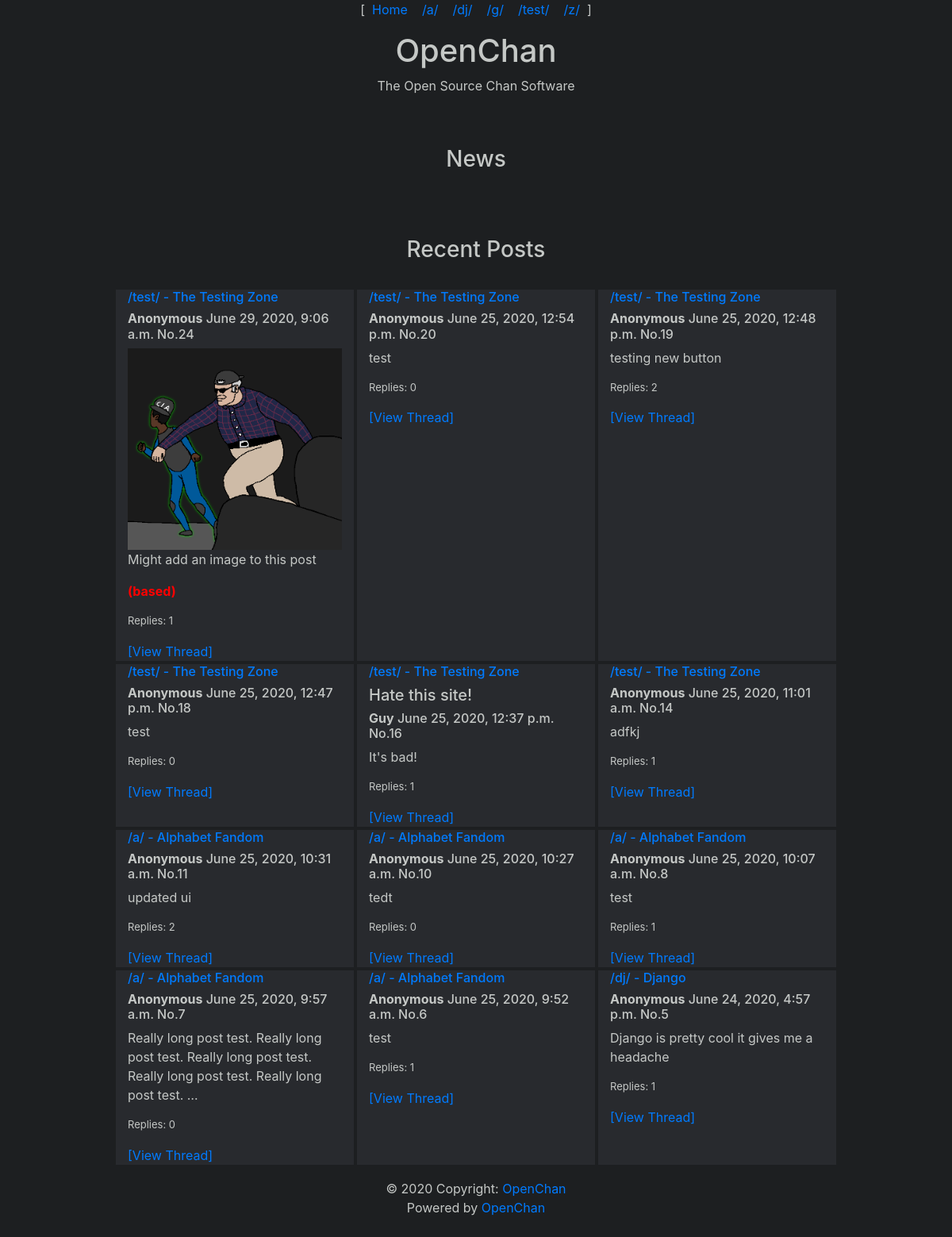
The app's page /, older data.
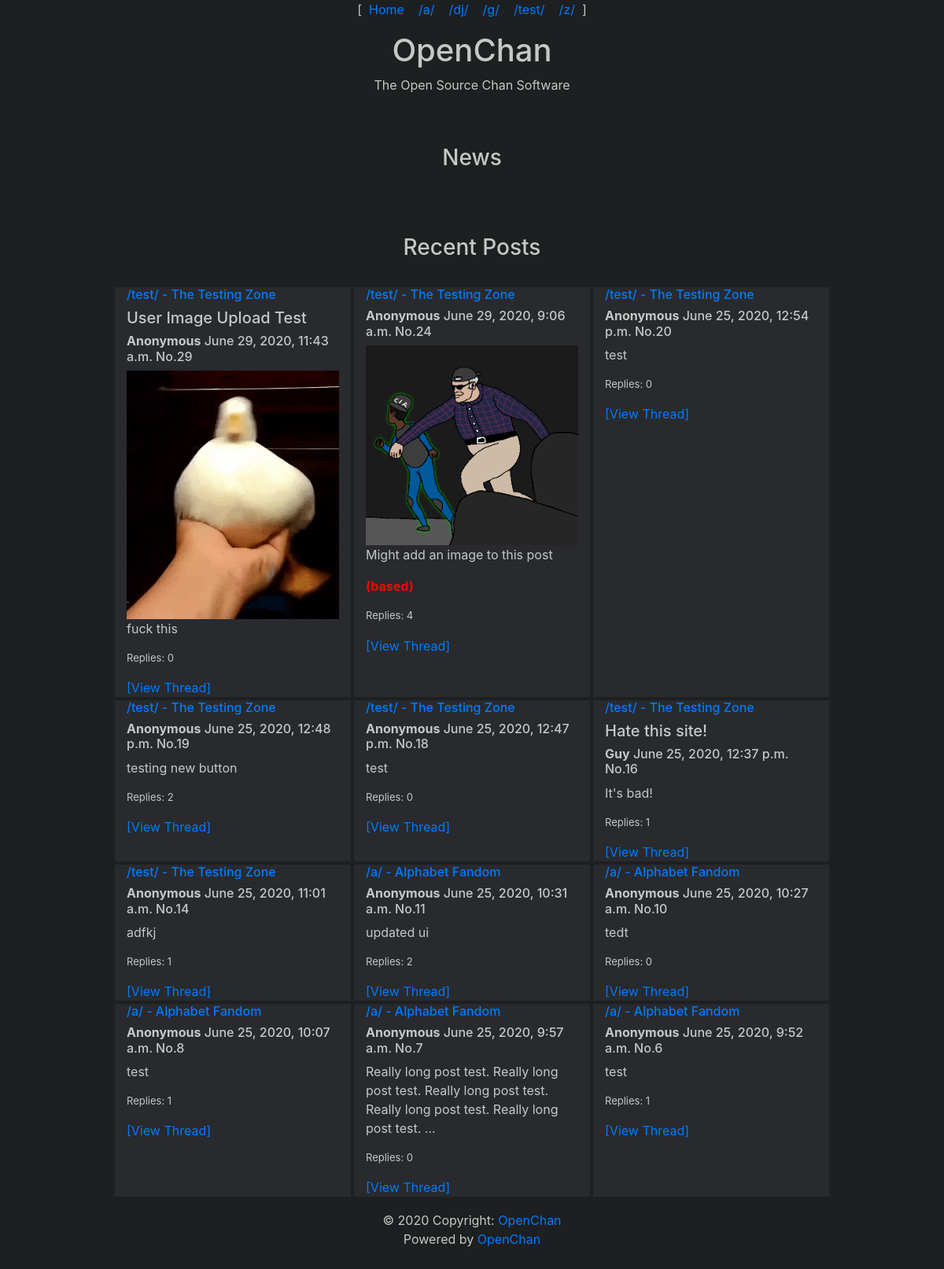
The same page, newer data.
### mainapp/models.py (models this page shows, shortened)
class Board(models.Model):
    board_url = models.CharField(max_length=4, primary_key=True)
    board_description = models.CharField(max_length=30)
    post_counter = models.BigIntegerField(default = 0)
    custom_cursor = models.ImageField(blank=True, null=True, upload_to='cursor/')
    def __str__(self):
        return str("/" + self.board_url + "/ - " + self.board_description)
    pass

class OpenChan(models.Model):
    site_name = models.CharField(max_length=20, default="OpenChan", unique=True)
    site_desc = models.CharField(max_length = 50, default="The Open Source Chan Software")
    custom_cursor = models.ImageField(blank=True, null=True, upload_to='cursor/')
    class Meta:
        verbose_name = 'Openchan Instance'
        verbose_name_plural = 'Openchan Instance'

class Post(models.Model):
    post_name = models.CharField(max_length=30, default="Anonymous")
    post_subject = models.CharField(max_length=50, blank=True)
    post_content = models.TextField()
    post_image = models.ImageField(upload_to='images/' , blank=True, null=True)
    post_date = models.DateTimeField(auto_now_add=True, blank=True)
    parent_post = models.ForeignKey('self', null=True, blank=True, related_name='replies', on_delete=models.CASCADE)
    parent_board = models.ForeignKey("Board", null=True, blank=True, on_delete=models.CASCADE)
    local_id = models.BigIntegerField(default = 0)
    mod_warning = models.CharField(max_length=100, blank=True, null=True)

### mainapp/views.py (the view)
# urls.py: path('', views.index, name='index'),
def index(request):
    if OpenChan.objects.count() < 1:
        new_oc_instance = OpenChan()
        new_oc_instance.save()
    news = News.objects.order_by('-id')
    openchan = OpenChan.objects.get(pk=1)
    posts = Post.objects.filter(parent_post__isnull=True).order_by('-id')
    boards = Board.objects.order_by('board_url')
    if request.user.is_authenticated:
        auth = True
    else:
        auth = False
    context = {
        'openchan':openchan,
        'posts':posts,
        'boards':boards,
        'auth':auth,
        'news':news,
    }
    return render(request, 'boards/index.html', context)

### mainapp/templates/boards/index.html (shortened to what this page needs)
<!DOCTYPE html>
<html>
    <head>
        <link rel="stylesheet" href="https://stackpath.bootstrapcdn.com/bootstrap/4.3.1/css/bootstrap.min.css">
    </head>
    <body>
        {% include "boards/boardlinks.html" %}
        <div class="container">
            <h1 class="text-center">{{ openchan.site_name }}</h1>
            <p class="text-center">{{ openchan.site_desc }}</p>
        </div>
        <br>
        <br>
        {% include "boards/news.html" %}
        {% include "boards/recent_posts.html" %}
        {% include "boards/footer.html" %}
    </body>
</html>

### mainapp/templates/boards/boardlinks.html (shortened to what this page needs)
<div class="row justify-content-center">
    <p>[</p>
    <p> &nbsp <a href="/" title="{{ openchan.site_name }} - {{ openchan.site_desc }}">Home</a> &nbsp</p>
    {% for board in boards %}
    <p> &nbsp <a href="/boards/{{ board.board_url }}" title="{{ board }}">/{{ board.board_url }}/</a> &nbsp </p>
    {% endfor %}
    <p>]</p>
</div>

### mainapp/templates/boards/news.html (shortened to what this page needs)
<div class="container">
    <h3 class="text-center">News</h3>
</div>
<br>
<br>
<br>

### mainapp/templates/boards/recent_posts.html
<div class="container">
    <h3 class="text-center">Recent Posts</h3>
</div>
<br>
<div class="container-fluid">
    <div class="row justify-content-center">
        {% for post in posts %}
        {% if  forloop.counter <= 12 %}
        <div class="col-md-3 posts">
            <h6><a href="/boards/{{ post.parent_board.board_url }}"> {{ post.parent_board }}</a></h6>
            <h5>{{ post.post_subject}}</h5>
            <h6><strong>{{ post.post_name }}</strong>  {{ post.post_date}} No.{{post.local_id}}</h6>
            {% if post.post_image %}
            <img src="/media/{{ post.post_image }}" class="fullimage">
            {% endif %}
            <p class="postcontent">{{ post.post_content|truncatewords:20 }}</p>
            {% if post.mod_warning %}<p class="modwarning"><strong>({{ post.mod_warning }})</strong></p>{% endif %}
            <p style="font-size: small;">Replies: {{post.replies.count}} </p>
            <a href="/boards/{{ post.parent_board.board_url }}/{{ post.pk }}">[View Thread]</a>
        </div>
        {% endif %}
        {% endfor %}
    </div>
</div>

### mainapp/templates/boards/footer.html
<footer class="page-footer font-small blue">
    <div class="footer-copyright text-center py-3">© 2020 Copyright:
      <a href="/"> {{openchan.site_name }}</a>
      <p>Powered by <a href="https://github.com/austinrseabolt/openchan">OpenChan</a></p>
    </div>
</footer>

### mainapp/templates/boards/style_overrides.html (style rules this page uses)
body { margin: 0; padding: 0; overflow-x: hidden; background-color:#1d1f21; color: #c5c8c6; }
.posts { background-color: #282a2e; color: #c5c8c6; margin: 2px; }
.postcontent { overflow: hidden; text-overflow: hidden; }
.modwarning { color: red; }
.fullimage { width: 100%; height: auto; }

Row changes from the older to the newer data that the page shows:
no longer on this page (row unchanged): Post: parent_board "/dj/ - Django", post_name "Anonymous", post_date "June 24, 2020, 4:57 p.m.", local_id "5", post_content "Django is pretty cool it gives me a headache", replies.count "1"
added Post: parent_board "/test/ - The Testing Zone", post_subject "User Image Upload Test", post_name "Anonymous", post_date "June 29, 2020, 11:43 a.m.", local_id "29", post_image (picture), post_content "fuck this", replies.count "0"
computed for Post "June 29, 2020, 9:06 a.m.": replies.count "1" → "4"
